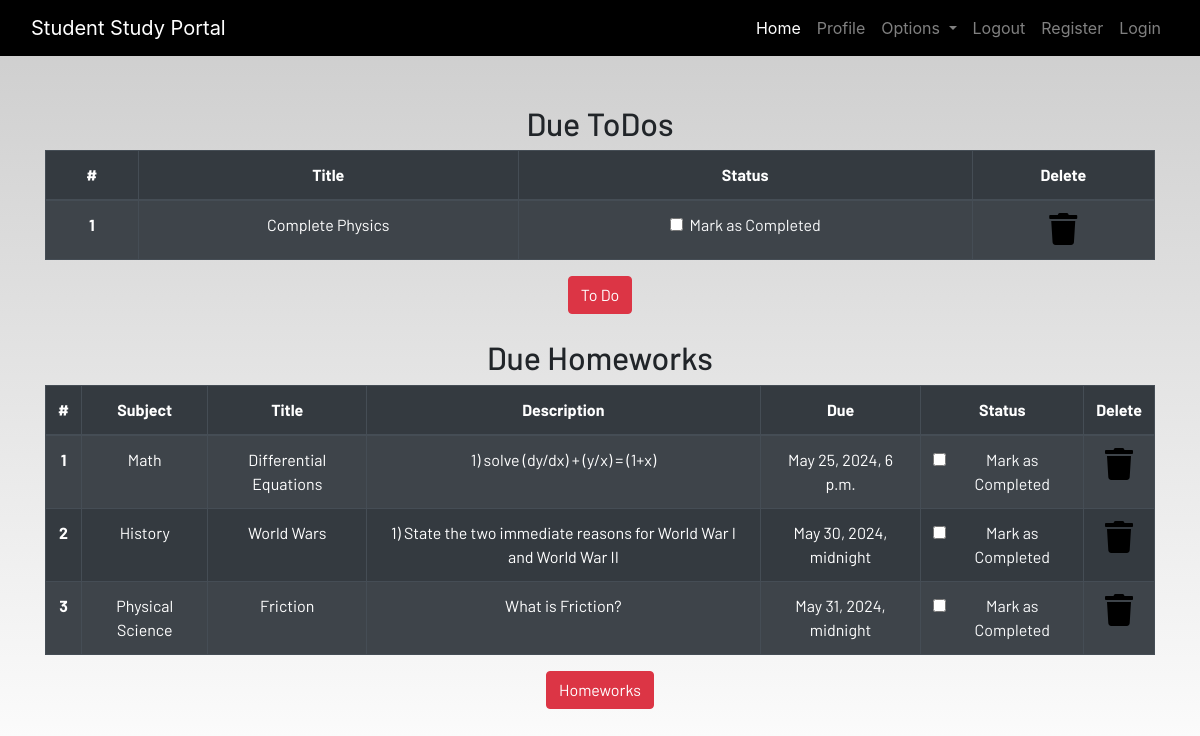
/profile/ (signed in), run on the app's committed database.
### dashboard/models.py (models this page shows, shortened)
class Todo(models.Model):
    user = models.ForeignKey(User,on_delete=models.CASCADE)
    title = models.CharField(max_length=100)
    is_finished = models.BooleanField(default=False)

class Homework(models.Model):
    user = models.ForeignKey(User,on_delete=models.CASCADE)
    subject = models.CharField(max_length=50)
    title = models.CharField(max_length=100)
    description = models.TextField()
    due = models.DateTimeField()
    is_finished = models.BooleanField(default=False)

### dashboard/views.py (the view)
# urls.py: path('profile/',profile,name='profile'),
@login_required
def profile(request):
    homeworks = Homework.objects.filter(is_finished=False,user=request.user)
    todos = Todo.objects.filter(is_finished=False,user=request.user)
    homework_done = True if len(homeworks)==0 else False
    todos_done = True if len(todos)==0 else False
    context = {
        'homeworks':homeworks,
        'todos':todos,
        'homework_done':homework_done,
        'todos_done':todos_done
    }
    return render(request,"dashboard/profile.html",context)

### dashboard/templates/dashboard/profile.html
{% extends 'dashboard/base.html' %}
{% load static %}
{% load crispy_forms_tags%}
{% block content %}
<section class="text-center">
    {% if not todos_done %}
    <div class="container">
        <h2>Due ToDos</h2>
        <table class="table table-striped table-bordered table-hover table-dark">
            <thead>
                <tr>
                    <th scope="col">#</th>
                    <th scope="col">Title</th>
                    <th scope="col">Status</th>
                    <th scope="col">Delete</th>
                </tr>
            </thead>
            <tbody>
                {% for todo in todos %}
                <tr>
                    <th scope="row">{{forloop.counter}}</th>
                    <td>{{todo.title}}</td>
                    <td>
                        <a href="{% url "update-todo" todo.id %}">
                            <div class="form-check">
                                {% if todo.is_finished == True %}
                                <input class="form-check-input" type="checkbox" value="" checked>
                                {% else %}
                                <input class="form-check-input" type="checkbox" value="" >
                                {% endif %}
                                <label class="form-check-label text-light" for="flexCheckDefault">
                                    Mark as Completed
                                </label>
                            </div>
                        </a>
                    </td>
                    <td><a href="{% url "delete-todo" todo.id %}"><i class="fa fa-trash fa-2x"></i></a></td>
                </tr>
                {% endfor %}
            </tbody>
        </table>
        {% else %}
        <h3>All To dos are completed!!!!</h3>
    {% endif %}
        <a href="{% url "todo" %}" class="btn btn-danger">To Do</a>
        <br><br>
        {% if not homework_done %}
        <h2>Due Homeworks</h2>
        <table class="table table-striped table-bordered table-hover table-dark">
            <thead>
                <tr>
                    <th scope="col">#</th>
                    <th scope="col">Subject</th>
                    <th scope="col">Title</th>
                    <th scope="col">Description</th>
                    <th scope="col">Due</th>
                    <th scope="col">Status</th>
                    <th scope="col">Delete</th>
                </tr>
            </thead>
            <tbody>
                {% for homework in homeworks  %}
                <tr>
                    <th scope="row">{{forloop.counter}}</th>
                    <td>{{homework.subject}}</td>
                    <td>{{homework.title}}</td>
                    <td>{{homework.description}}</td>
                    <td>{{homework.due}}</td>
                    <td>
                        <a href="{% url "update-homework" homework.id %}">
                            <div class="form-check">
                                {% if homework.is_finished == True %}
                                <input class="form-check-input" type="checkbox" value="" checked>
                                {% else %}
                                <input class="form-check-input" type="checkbox" value="" >
                                {% endif %}
                                <label class="form-check-label text-light" for="flexCheckDefault">
                                    Mark as Completed
                                </label>
                            </div>
                        </a>
                    </td>
                    <td><a href="{% url "delete-homework" homework.id %}"><i class="fa fa-trash fa-2x"></i></a></td>
                </tr>
                {% endfor %}
            </tbody>
        </table>
        {% else %}
        <h3>All To homeworks are completed!!!!</h3>
        {% endif %}
        <a href="{% url "homework" %}" class="btn btn-danger">Homeworks</a>
    </div>
</section>
{% endblock content %}

### dashboard/templates/dashboard/base.html (shortened to what this page needs)
<!DOCTYPE html>
{% load static %}
<html lang="en">
<head>
  <link rel="stylesheet" href="https://stackpath.bootstrapcdn.com/bootstrap/4.3.1/css/bootstrap.min.css"
 />
  <link rel="stylesheet" href="https://use.fontawesome.com/releases/v5.7.2/css/all.css"
 />
  <link rel="stylesheet" href="{% static 'css/main.css' %}" />
</head>
<body>
  <header>
    <nav class="navbar navbar-expand-lg navbar-dark bg-dark">
      <div class="container-fluid">
        <a class="navbar-brand" href="{% url "home" %}">Student Study Portal</a>
        <div class="collapse navbar-collapse justify-content-end" id="navbarSupportedContent">
          <ul class="navbar-nav mb-2 mb-lg-0">
            <li class="nav-item">
              <a class="nav-link active" aria-current="page" href="{% url "home" %}">Home</a>
            </li>
            {% if user.is_authenticated %}
            <li class="nav-item">
              <a class="nav-link" href="{% url "profile" %}">Profile</a>
            </li>
            <li class="nav-item dropdown">
              <a class="nav-link dropdown-toggle" href="#" id="navbarDropdown" role="button" data-toggle="dropdown"
                aria-haspopup="true" aria-expanded="false">
                Options
              </a>
            </li>
            <li class="nav-item">
              <a class="nav-link" href="{% url "logout" %}">Logout</a>
            </li>
            {% endif %}
            <li class="nav-item">
              <a class="nav-link" href="{% url "register" %}">Register</a>
            </li>
            <li class="nav-item">
              <a class="nav-link" href="{% url "login" %}">Login</a>
            </li>
          </ul>
        </div>
      </div>
    </nav>
  </header>
  <br /><br />
  <main>
    {% block content %}
    {% endblock content %}
  </main>
</body>
</html>

### static/css/main.css (style rules this page uses)
html { scroll-behavior: smooth; height: 100%; width: 100%; }
main { font-family: Barlow, Quicksand, Rubik, sans-serif, serif, 'Times New Roman', Times, serif !important; }
.navbar { background-color: rgb(0, 0, 0) !important; }
a { text-decoration: none !important; color: black; }
html, body { max-width: 100%; overflow-x: hidden; height: 100%; width: 100%; }
body { background: linear-gradient(rgba(0, 0, 0, 0.2), rgba(255, 255, 255, 0.5)); overflow-x: hidden; background-repeat: no-repeat; }
.fa { color: black; }

### data on the page
Todo: title "Complete Physics"
Homework: subject "Math", title "Differential Equations", description "1) solve (dy/dx) + (y/x) = (1+x)", due "May 25, 2024, 6 p.m."
Homework: subject "History", title "World Wars", description "1) State the two immediate reasons for World War I and World War II", due "May 30, 2024, midnight"
Homework: subject "Physical Science", title "Friction", description "What is Friction?", due "May 31, 2024, midnight"
